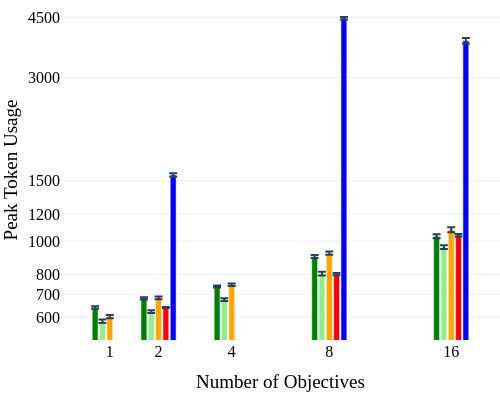

Here is the notebook cell this chart was saved with:
### Code cell
all_num_objs = [1, 2, 4, 8, 16]
reported_objs = [2,8,16]
objs_to_x = {1: 1, 2: 2, 4: 3.5, 8: 5.5, 16: 8}
# First plot - Bar chart for tokens

fig = go.Figure()

# ABBEL Tokens
fig.add_trace(go.Bar(
    x=[objs_to_x[o] - 0.3 for o in all_num_objs],
    y=[np.mean(t) for t in tokens01],
    error_y=dict(type='data', array=[np.std(t)/np.sqrt(len(t)) for t in tokens01]),
    name='ABBEL',
    marker_color='green',
    width=0.12
))

# ABBEL (Length Penalty) Tokens
fig.add_trace(go.Bar(
    x=[objs_to_x[o] - 0.15 for o in all_num_objs],
    y=[np.mean(t) for t in tokenspen],
    error_y=dict(type='data', array=[np.std(t)/np.sqrt(len(t)) for t in tokenspen]),
    name='ABBEL (Length Penalty)',
    marker_color='lightgreen',
    width=0.12
))

# MEM1 (Instruct) Tokens
fig.add_trace(go.Bar(
    x=[objs_to_x[o] for o in all_num_objs],
    y=[np.mean(t) for t in mtokens],
    error_y=dict(type='data', array=[np.std(t)/np.sqrt(len(t)) for t in mtokens]),
    name='MEM1 (Instruct)',
    marker_color='orange',
    width=0.12
))

# MEM1 (Reported) Tokens
fig.add_trace(go.Bar(
    x=[objs_to_x[o] + 0.15 for o in reported_objs],
    y=[640,801,1040],
    error_y=dict(type='data', array=[2,6,9]),
    name='MEM1',
    marker_color='red',
    width=0.12
))

# qwen 14b (Reported) Tokens
fig.add_trace(go.Bar(
    x=[objs_to_x[o] + 0.3 for o in reported_objs],
    y=[1560,4470,3840],
    error_y=dict(type='data', array=[19,37,71]),
    name='Qwen2.5-14B-Instruct',
    marker_color='blue',
    width=0.12
))

fig.update_layout(
    xaxis_title='Number of Objectives',
    yaxis_title='Peak Token Usage',
    template='plotly_white',
    font=dict(family='Times New Roman', size=16, color='black'),
    width=500,
    height=400,
    showlegend=False,
    xaxis=dict(tickvals=[objs_to_x[o] for o in all_num_objs], ticktext=all_num_objs, range=[0, 9]),
    yaxis=dict(type='log', tickvals=[500,600,700,800,1000,1200,1500,3000,4500]),
    margin=dict(l=0, r=0, t=0, b=60)
)

fig.show()
fig.write_image("figures/QA_peak_tokens.pdf", width=500, height=400)

### Figure 1 — Plotly figure (JSON) as saved in the notebook; plotly's stock layout.template omitted (floating-point values rounded to 4 significant figures)
{"data": [{"error_y": {"array": [5.559, 5.194, 5.025, 8.805, 14.25], "type": "data"}, "marker": {"color": "green"}, "name": "ABBEL", "type": "bar", "width": 0.12, "x": [0.7, 1.7, 3.2, 5.2, 7.7], "y": [640.0, 681.2, 737.0, 901.9, 1033.0]}, {"error_y": {"array": [7.024, 6.054, 6.712, 10.7, 12.4], "type": "data"}, "marker": {"color": "lightgreen"}, "name": "ABBEL (Length Penalty)", "type": "bar", "width": 0.12, "x": [0.85, 1.85, 3.35, 5.35, 7.85], "y": [584, 622.9, 675.1, 804.1, 960.1]}, {"error_y": {"array": [6.567, 6.184, 6.275, 10.62, 18.72], "type": "data"}, "marker": {"color": "orange"}, "name": "MEM1 (Instruct)", "type": "bar", "width": 0.12, "x": [1, 2, 3.5, 5.5, 8], "y": [602.3, 683.2, 746.2, 922.5, 1079.0]}, {"error_y": {"array": [2, 6, 9], "type": "data"}, "marker": {"color": "red"}, "name": "MEM1", "type": "bar", "width": 0.12, "x": [2.15, 5.65, 8.15], "y": [640, 801, 1040]}, {"error_y": {"array": [19, 37, 71], "type": "data"}, "marker": {"color": "blue"}, "name": "Qwen2.5-14B-Instruct", "type": "bar", "width": 0.12, "x": [2.3, 5.8, 8.3], "y": [1560, 4470, 3840]}], "layout": {"font": {"color": "black", "family": "Times New Roman", "size": 16}, "height": 400, "margin": {"b": 60, "l": 0, "r": 0, "t": 0}, "showlegend": false, "width": 500, "xaxis": {"range": [0, 9], "ticktext": [1, 2, 4, 8, 16], "tickvals": [1, 2, 3.5, 5.5, 8], "title": {"text": "Number of Objectives"}}, "yaxis": {"tickvals": [500, 600, 700, 800, 1000, 1200, 1500, 3000, 4500], "title": {"text": "Peak Token Usage"}, "type": "log"}}}
